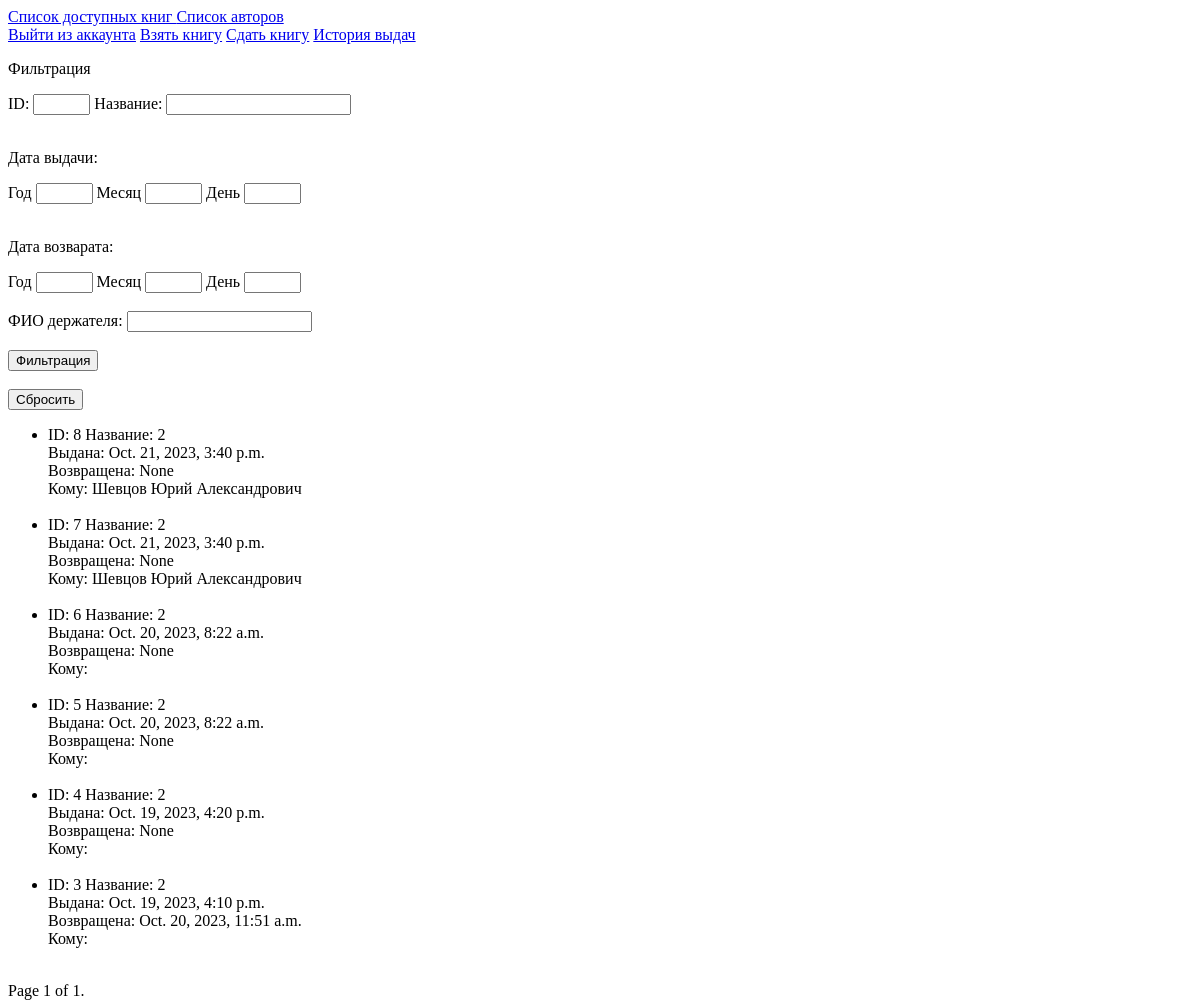
Before: /tracker/books/logs/ (signed in) with the older database file.
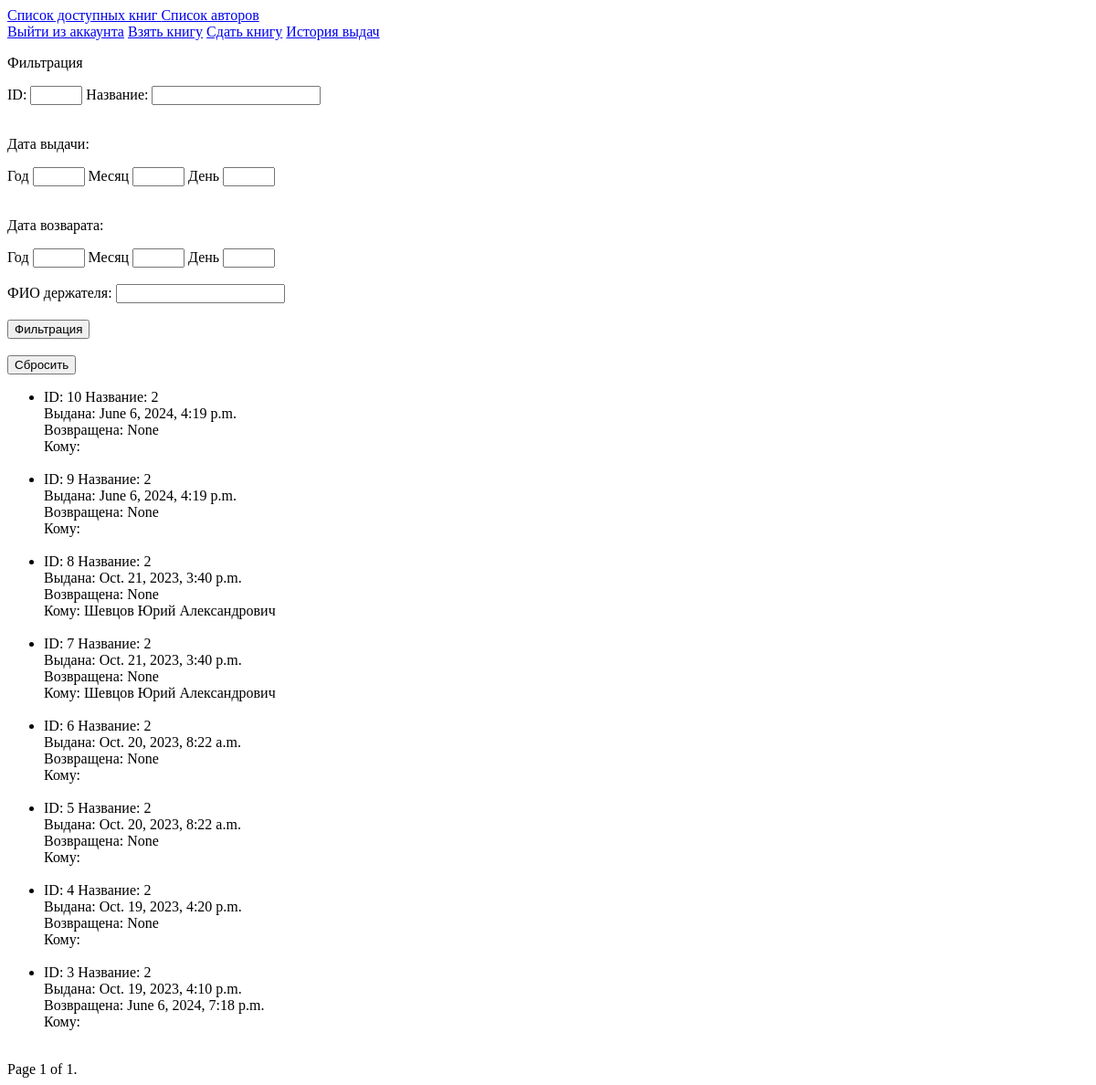
After: the same page with the newer database file.
### tracker/models.py (models this page shows)
class ReaderBookRelationship(models.Model):
    reader = models.ForeignKey(DefaultUser,on_delete=models.DO_NOTHING) # Доделать логику
    book = models.ForeignKey(Book,on_delete=models.DO_NOTHING)
    give_date = models.DateTimeField(auto_now_add = True)
    return_date = models.DateTimeField(null = True)

class Book(models.Model):
    name = models.CharField(max_length=255)
    description = models.TextField(default="У книги нет описания :(")
    author = models.ForeignKey(Author,on_delete=models.PROTECT)
    amount = models.IntegerField(default=0)

### users/models.py (models this page shows)
class DefaultUser(AbstractUser):
    name = models.CharField(max_length=255,blank=True,null=False)
    patronymic = models.CharField(max_length=25,blank=True)

### tracker/views.py (the view, shortened to what this page needs)
# urls.py: path('books/logs/',LogsView.as_view(),name = "logs-book"),
class LogsView(LoginRequiredMixin,PermissionRequiredMixin,ListView):
    model = ReaderBookRelationship
    template_name = 'tracker/logs.html'
    permission_required = 'view_logentry'
    context_object_name = 'logs'
    paginate_by = 10
    def get_queryset(self) -> QuerySet[Any]:
        qs = ReaderBookRelationship.objects.select_related('reader','book').order_by('-give_date').all()
        return qs

### templates/tracker/logs.html (shortened to what this page needs)
{% extends "base.html" %}
{% block body %}
<p>Фильтрация</p>
<form method = "post">
  <label for="id">ID:</label>
  <input type="text" id="id" name="id" size="4">
  <label for="name">Название:</label>
  <input type="text" id="name" name="name"><br><br>
  <p>Дата выдачи:</p>
  <label for="give_year">Год</label>
  <input type="text" id="give_year" name="give_year" size="4">
  <label for="give_month" >Месяц</label>
  <input type="text" id="give_month" name="give_month" size="4">
  <label for="give_day">День</label>
  <input type="text" id="give_day" name="give_day" size="4"><br><br>
  <p>Дата возварата:</p>
  <label for="return_year">Год</label>
  <input type="text" id="return_year" name="return_year" size="4">
  <label for="return_month">Месяц</label>
  <input type="text" id="return_month" name="return_month" size="4">
  <label for="return_day">День</label>
  <input type="text" id="return_day" name="return_day" size="4"><br><br>
  <label for="username">ФИО держателя:</label>
  <input type="text" id="username" name="username"><br><br>
<button type="submit">Фильтрация</button>
</form><br>
<form method = "get">
<button type="submit">Сбросить</button>
</form>
<ul>
{% for log in logs %}
<li>
ID: {{log.pk}}
Название: {{log.book.name}} <br>
Выдана: {{log.give_date}} <br>
Возвращена: {{log.return_date}} <br>
Кому: {{log.reader.name}} <br>
<br>
</li>
{% empty %}
 Данных нет !
{% endfor %}
</ul>
<div class="pagination">
    <span class="step-links">
        <span class="current">
            Page {{ page_obj.number }} of {{ page_obj.paginator.num_pages }}.
        </span>
    </span>
</div>
{% endblock body %}

Changed rows visible on the page:
added ReaderBookRelationship: pk "10", book.name "2", give_date "June 6, 2024, 4:19 p.m.", return_date "None"
added ReaderBookRelationship: pk "9", book.name "2", give_date "June 6, 2024, 4:19 p.m.", return_date "None"
changed ReaderBookRelationship id 3: return_date "Oct. 20, 2023, 11:51 a.m." → "June 6, 2024, 7:18 p.m."
